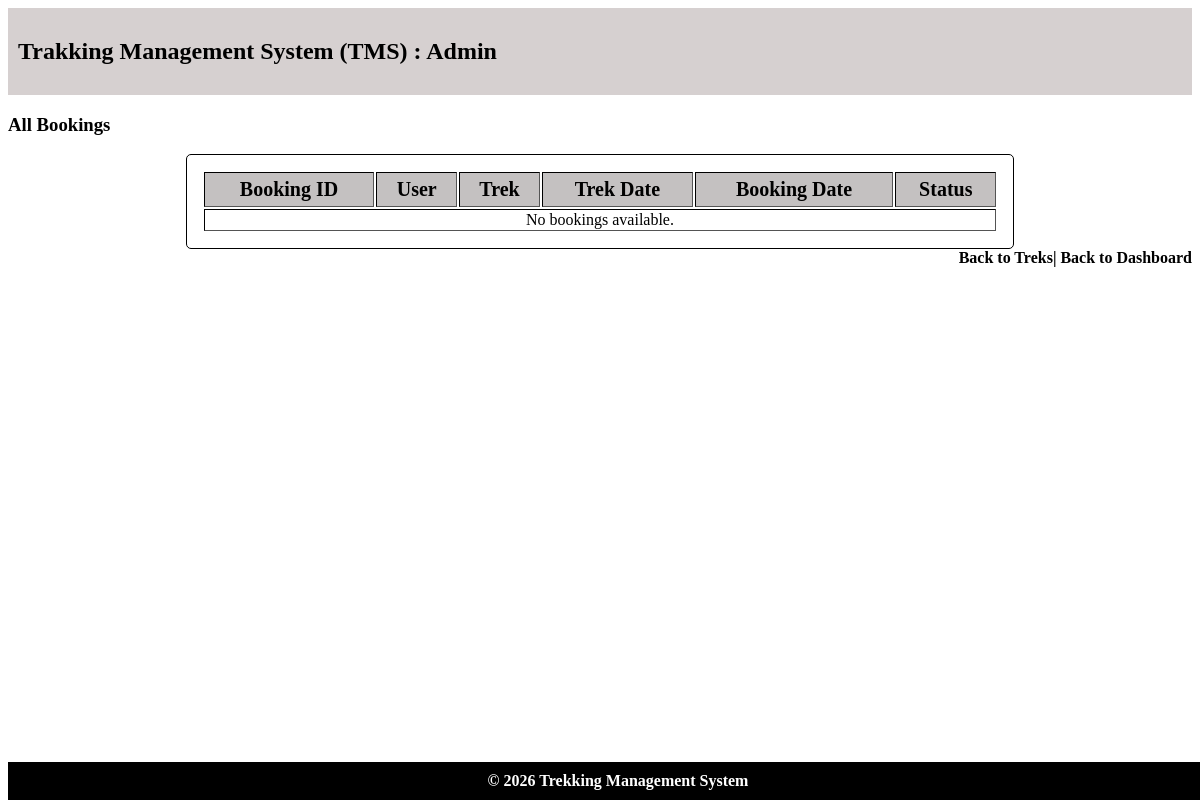
Before: /admin/bookings with the older database file.
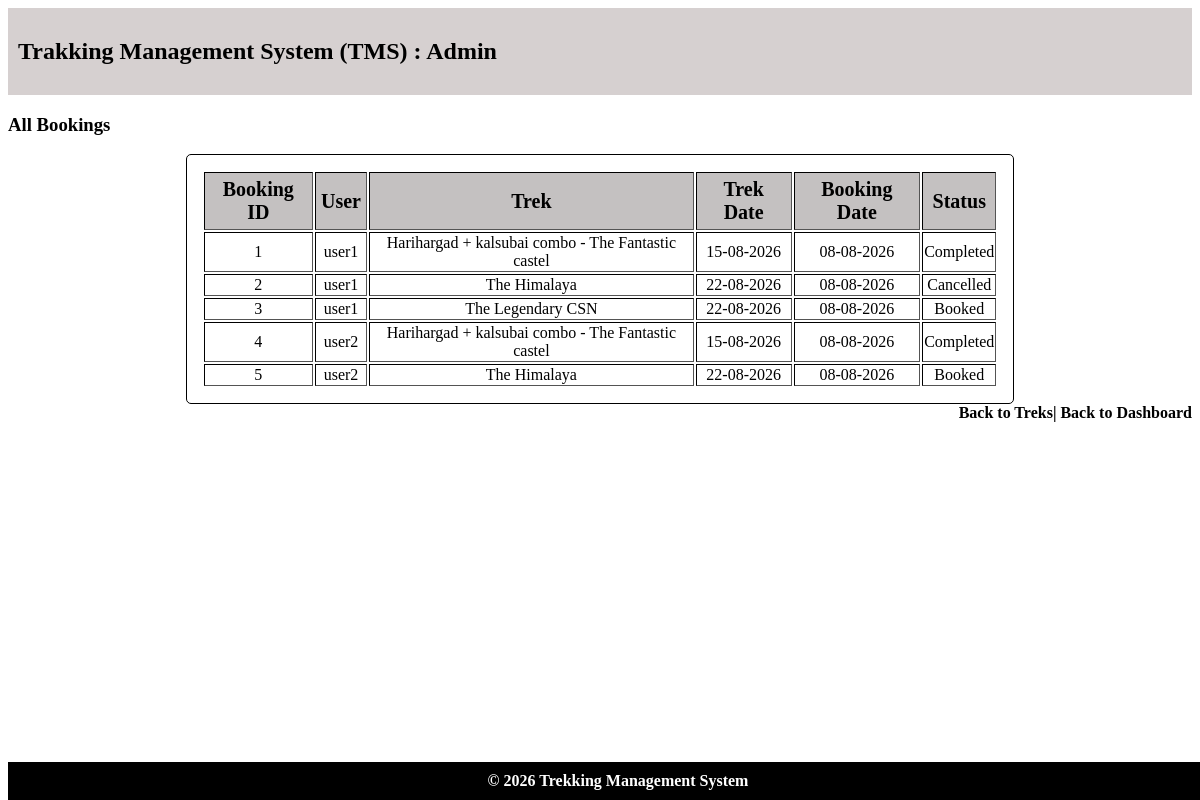
After: the same page with the newer database file.
### models.py (models this page shows)
class Bookings(db.Model):
    __tablename__ = "bookings"
    booking_id = db.Column(db.Integer,primary_key=True)
    trekker_id = db.Column(db.Integer,db.ForeignKey("trekker_profiles.trekker_id"),nullable=False)
    trek_id = db.Column(db.Integer,db.ForeignKey("treks.trek_id"),nullable=False)
    booking_status = db.Column(db.Integer,nullable=False,default=0)     # 0 = Booked, 1 = Cancelled  2 = Completed
    booking_date = db.Column(db.Date,nullable=False)
    __table_args__ = (
        db.UniqueConstraint(
            "trekker_id",
            "trek_id",
            name="unique_trekker_trek"
        ),
    )

class Trekker_Profiles(db.Model):
    __tablename__ = "trekker_profiles"
    trekker_id = db.Column(db.Integer,db.ForeignKey("users.id"),primary_key=True)
    name = db.Column(db.String, nullable=False)
    phone = db.Column(db.String, nullable=False)
    address = db.Column(db.String, nullable=False)
    emergency_contact = db.Column(db.String, nullable=False)
    status = db.Column(db.Integer,nullable=False,default=0) # 0 = Registered, # 1 = Blacklisted
    bookings = db.relationship(
        "Bookings",
        cascade="all, delete",
        backref="trekker_profiles"
    )

class Treks(db.Model):
    __tablename__ = "treks"
    trek_id = db.Column(db.Integer,primary_key=True)
    trek_name = db.Column(db.String, nullable=False)
    location = db.Column(db.String, nullable=False)
    duration_days = db.Column(db.Integer,nullable=False)
    total_slots = db.Column(db.Integer,nullable=False)
    avail_slots = db.Column(db.Integer,nullable=False)
    staff_id = db.Column(db.Integer,db.ForeignKey("staff_profiles.staff_id"),nullable=True)
    difficulty = db.Column(db.Integer,nullable=False, default=0)    # 0 = Easy, 1 = Moderate, 2 = Hard
    trek_status = db.Column(db.Integer,nullable=False,default=0)    # 0 = Pending, 1 = Approved, 2 = Open, 3 = Closed, 4 = Completed
    start_date = db.Column(db.Date,nullable=False)
    end_date = db.Column(db.Date, nullable=False)
    description = db.Column(db.String,nullable=False)
    bookings = db.relationship(
        "Bookings",
        cascade="all, delete",
        backref="treks"
    )

### controller.py (the view)
@app.route("/admin/bookings")
def admin_bookings():
    all_bookings = db.session.query(Bookings).order_by(
        Bookings.booking_date.desc()
    ).all()
    return render_template("admin_bookings.html",bookings=all_bookings)

### templates/admin_bookings.html (shortened to what this page needs)
<!DOCTYPE html>
<html lang="en">
<head>
    <link rel="stylesheet" href="/static/main.css">
</head>
<body>
    <header>
        <h2>Trakking Management System (TMS) : Admin</h2>
    </header>
    <main>
        <h3>All Bookings</h3>
        <table class="normal" border="1">
            <tr><th>Booking ID</th> <th>User</th>   <th>Trek</th>   <th>Trek Date</th>  <th>Booking Date</th>   <th>Status</th></tr>
            {% for booking in bookings %}
            <tr><td>{{ booking.booking_id }}</td>
                <td>{{ booking.trekker_profiles.name }}</td>
                <td>{{ booking.treks.trek_name }}</td>
                <td>{{ booking.treks.start_date.strftime('%d-%m-%Y') }}</td>
                <td>{{ booking.booking_date.strftime('%d-%m-%Y') }}</td>
                <td>
                    {% if booking.booking_status == 0 %}
                        Booked
                    {% elif booking.booking_status == 1 %}
                        Cancelled
                    {% elif booking.booking_status == 2 %}
                        Completed
                    {% endif %}
                </td>
            </tr>
            {% else %}
            <tr><td colspan="6">No bookings available.</td></tr>
            {% endfor %}
        </table>
        <nav>
                <a href="{{ url_for('admin_treks') }}"> Back to Treks</a>|
                <a href="{{ url_for('admin_dashboard') }}">Back to Dashboard</a>
        </nav>
    </main>
    <footer>© 2026 Trekking Management System</footer>
</body>
</html>

Changed rows visible on the page:
added Bookings: booking_id "1", trekker_profiles.name "user1", treks.trek_name "Harihargad + kalsubai combo - The Fantastic castel", treks.start_date "15-08-2026", booking_date "08-08-2026", booking_status "Completed"
added Bookings: booking_id "2", trekker_profiles.name "user1", treks.trek_name "The Himalaya", treks.start_date "22-08-2026", booking_date "08-08-2026", booking_status "Cancelled"
added Bookings: booking_id "3", trekker_profiles.name "user1", treks.trek_name "The Legendary CSN", treks.start_date "22-08-2026", booking_date "08-08-2026", booking_status "Booked"
added Bookings: booking_id "4", trekker_profiles.name "user2", treks.trek_name "Harihargad + kalsubai combo - The Fantastic castel", treks.start_date "15-08-2026", booking_date "08-08-2026", booking_status "Completed"
added Bookings: booking_id "5", trekker_profiles.name "user2", treks.trek_name "The Himalaya", treks.start_date "22-08-2026", booking_date "08-08-2026", booking_status "Booked"
Other visible differences:
text no longer shown: "No bookings available."
